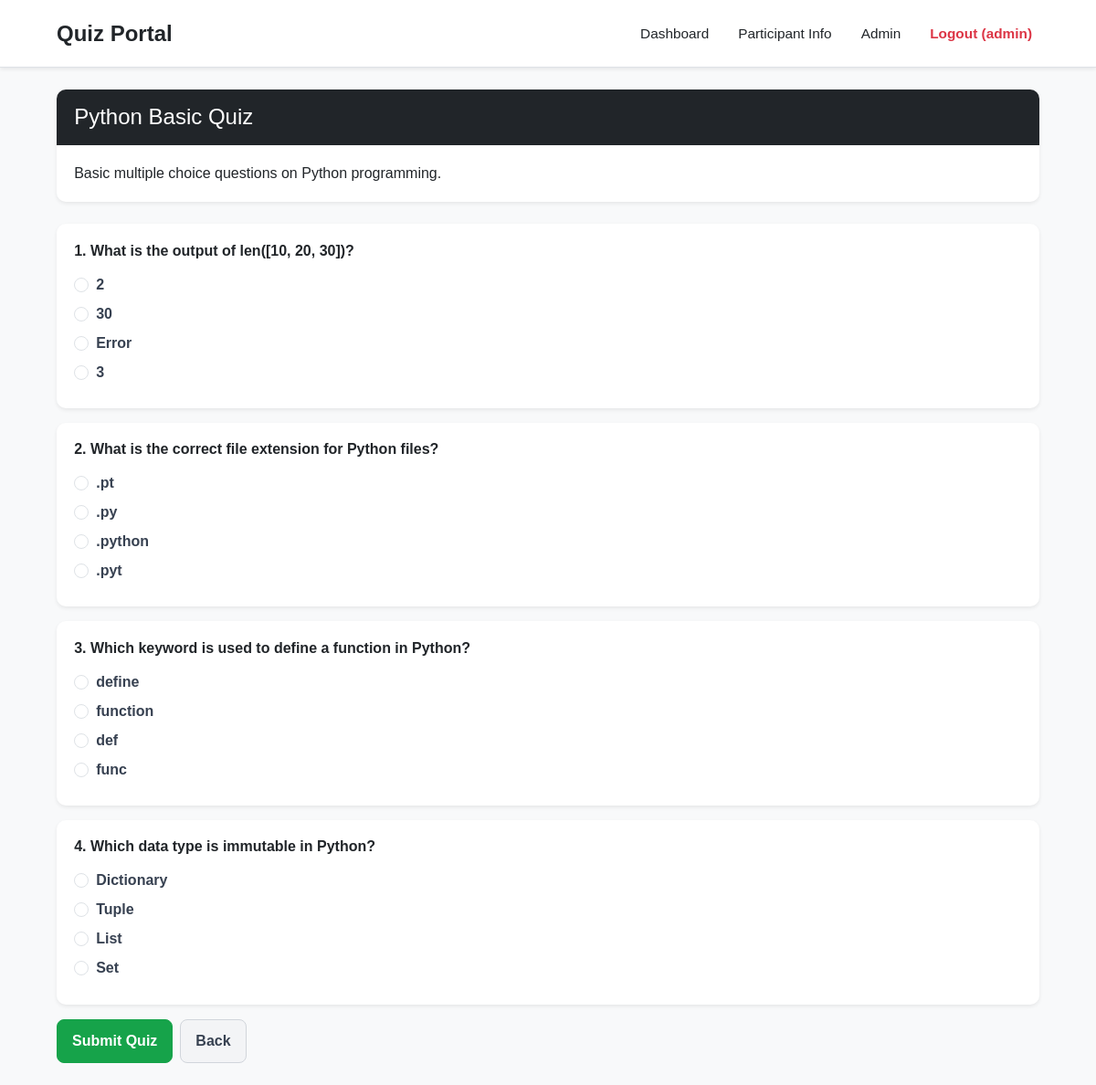
The app's page /quiz/1/ (signed in) with its own data.
### Quiz/models.py (models this page shows, shortened)
class Quiz(models.Model):
    title = models.CharField(max_length=200)
    description = models.TextField()

class Question(models.Model):
    quiz = models.ForeignKey(Quiz, on_delete=models.CASCADE)
    question = models.CharField(max_length=500)

class Option(models.Model):
    question = models.ForeignKey(Question, on_delete=models.CASCADE)
    option = models.CharField(max_length=300)
    is_correct = models.BooleanField(default=False)

### Quiz/views.py (the view, shortened to what this page needs)
# urls.py: path('quiz/<int:quiz_id>/', views.take_quiz, name='take_quiz'),
@login_required
def take_quiz(request, quiz_id):
    quiz = get_object_or_404(Quiz, id=quiz_id)
    questions = list(Question.objects.filter(quiz=quiz))
    random.shuffle(questions)
    for q in questions:
        options = list(Option.objects.filter(question=q))
        random.shuffle(options)
        q.random_options = options
    return render(request, 'take_quiz.html', {'quiz': quiz, 'questions': questions})

### templates/take_quiz.html (shortened to what this page needs)
{% extends 'base.html' %}
{% block content %}
<div class="card shadow-sm border-0 mb-4">
    <div class="card-header bg-dark text-white border-0">
        <h4 class="mb-0">{{ quiz.title }}</h4>
    </div>
    <div class="card-body">
        <p class="mb-0">{{ quiz.description }}</p>
    </div>
</div>
{% if questions %}
    <form method="POST">
        {% for q in questions %}
            <div class="card shadow-sm border-0 mb-3">
                <div class="card-body">
                    <h6 class="mb-3 fw-bold">{{ forloop.counter }}. {{ q.question }}</h6>
                    {% for opt in q.random_options %}
                        <div class="form-check mb-2">
                            <input class="form-check-input" type="radio" name="question_{{ q.id }}" id="opt_{{ opt.id }}" value="{{ opt.id }}" required>
                            <label class="form-check-label" for="opt_{{ opt.id }}">
                                {{ opt.option }}
                            </label>
                        </div>
                    {% endfor %}
                </div>
            </div>
        {% endfor %}
        <div class="mt-3 d-flex gap-2">
            <button type="submit" class="btn btn-success">Submit Quiz</button>
            <a href="{% url 'dashboard' %}" class="btn btn-secondary">Back</a>
        </div>
    </form>
{% else %}
    <div class="alert alert-warning">No questions added to this quiz yet.</div>
    <a href="{% url 'dashboard' %}" class="btn btn-secondary">Back to Dashboard</a>
{% endif %}
{% endblock %}

### templates/base.html (shortened to what this page needs)
{% load static %}
<!DOCTYPE html>
<html lang="en">
<head>
    <link href="https://cdn.jsdelivr.net/npm/bootstrap@5.3.2/dist/css/bootstrap.min.css" rel="stylesheet">
    <link rel="stylesheet" href="{% static 'css/site.css' %}">
</head>
<body class="bg-light text-dark">
    <nav class="navbar navbar-expand-lg navbar-light bg-white border-bottom shadow-sm">
        <div class="container">
            <a class="navbar-brand fw-bold text-dark" href="{% url 'dashboard' %}">Quiz Portal</a>
            <div class="navbar-nav ms-auto d-flex align-items-center gap-3">
                {% if user.is_authenticated %}
                    <a class="nav-link text-dark" href="{% url 'dashboard' %}">Dashboard</a>
                    <a class="nav-link text-dark" href="{% url 'profile' %}">Participant Info</a>
                    {% if user.is_staff %}
                        <a class="nav-link text-dark" href="/admin/">Admin</a>
                    {% endif %}
                    <a class="nav-link text-danger fw-semibold" href="{% url 'logout' %}">Logout ({{ user.username }})</a>
                {% else %}
                    <a class="nav-link text-dark" href="{% url 'login' %}">Login</a>
                    <a class="nav-link text-dark" href="{% url 'register' %}">Register</a>
                {% endif %}
            </div>
        </div>
    </nav>
    <main class="container my-4">
        {% block content %}{% endblock %}
    </main>
</body>
</html>

### static/css/site.css (style rules this page uses)
* { box-sizing: border-box; }
body { margin: 0; background: #f3f4f6; color: #1f2937; font-family: Arial, Helvetica, sans-serif; line-height: 1.5; }
a { color: #1d4ed8; text-decoration: none; }
.navbar { background: #ffffff; border-bottom: 1px solid #d1d5db; padding: 0.85rem 0; }
.container { width: min(1100px, calc(100% - 32px)); margin: 0 auto; }
.navbar .container { display: flex; align-items: center; justify-content: space-between; gap: 1rem; }
.navbar-brand { font-size: 1.5rem; font-weight: 700; color: #111827; }
.navbar-nav { display: flex; align-items: center; gap: 1rem; flex-wrap: wrap; }
.nav-link { color: #374151; font-size: 0.96rem; }
.card, .table, input, button, select, textarea { font: inherit; }
.card { background: #ffffff; border: 1px solid #dfe3e8; border-radius: 10px; box-shadow: none; overflow: hidden; }
.card-header { background: #f8fafc; border-bottom: 1px solid #e5e7eb; padding: 1rem 1.2rem; font-weight: 700; color: #111827; }
.card-body { padding: 1.2rem; }
label { display: block; margin-bottom: 0.45rem; font-weight: 600; color: #374151; }
button, .btn { display: inline-block; border: 1px solid #d1d5db; background: #e5e7eb; color: #111827; padding: 0.7rem 1rem; border-radius: 8px; cursor: pointer; font-weight: 600; text-align: center; }
.btn-success { background: #16a34a; border-color: #16a34a; color: #ffffff; }
.btn-secondary, .btn-outline-secondary { background: #f3f4f6; border-color: #d1d5db; color: #374151; }
.mt-3 { margin-top: 1rem; }
.mb-0 { margin-bottom: 0; }
.mb-3 { margin-bottom: 1rem; }
.mb-4 { margin-bottom: 1.5rem; }
.d-flex { display: flex; }
.align-items-center { align-items: center; }

### records on screen
Quiz: title "Python Basic Quiz", description "Basic multiple choice questions on Python programming."
Question: question "What is the output of len([10, 20, 30])?"
Option: option "2"
Option: option "30"
Option: option "Error"
Option: option "3"
Question: question "What is the correct file extension for Python files?"
Option: option ".pt"
Option: option ".py"
Option: option ".python"
Option: option ".pyt"
Question: question "Which keyword is used to define a function in Python?"
Option: option "define"
Option: option "function"
Option: option "def"
Option: option "func"
Question: question "Which data type is immutable in Python?"
Option: option "Dictionary"
Option: option "Tuple"
Option: option "List"
Option: option "Set"

### other values on screen
{{ user.username }} "admin"
